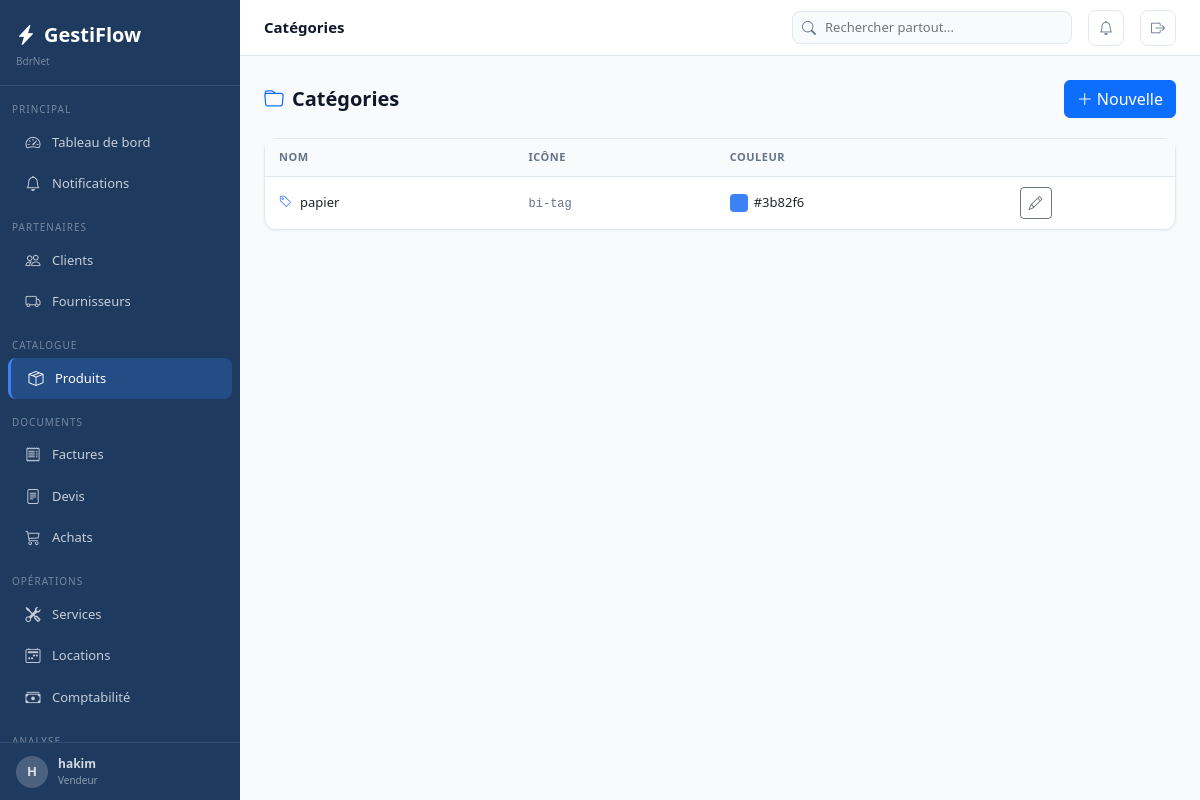
Screenshot of /produits/categories/ (signed in) with the database file from the repository.
### apps/core/models.py (models this page shows, shortened)
class Parametre(models.Model):
    cle         = models.CharField(max_length=100, unique=True)
    valeur      = models.TextField(blank=True)
    description = models.CharField(max_length=200, blank=True)
    class Meta:
        verbose_name        = "Parametre"
        verbose_name_plural = "Parametres"
    @classmethod
    def get(cls, cle, defaut=''):
        try:
            return cls.objects.get(cle=cle).valeur
        except cls.DoesNotExist:
            return defaut

### apps/authentication/models.py (models this page shows, shortened)
class Utilisateur(AbstractUser):
    class Role(models.TextChoices):
        ADMIN       = 'admin',       'Administrateur'
        MANAGER     = 'manager',     'Manager'
        VENDEUR     = 'vendeur',     'Vendeur'
        TECHNICIEN  = 'technicien',  'Technicien'
        COMPTABLE   = 'comptable',   'Comptable'
        CAISSIER    = 'caissier',    'Caissier'
    role            = models.CharField(max_length=20, choices=Role.choices, default=Role.VENDEUR)
    telephone       = models.CharField(max_length=20, blank=True)
    actif           = models.BooleanField(default=True)
    derniere_activite = models.DateTimeField(null=True, blank=True)
    photo           = models.ImageField(upload_to='utilisateurs/', null=True, blank=True)
    class Meta:
        verbose_name        = "Utilisateur"
        verbose_name_plural = "Utilisateurs"
    @property
    def est_admin(self):
        return self.role == self.Role.ADMIN or self.is_superuser

### apps/produits/models.py (models this page shows, shortened)
class Categorie(TimestampedModel):
    nom     = models.CharField(max_length=100, unique=True)
    icone   = models.CharField(max_length=50, blank=True, default='bi-tag')
    couleur = models.CharField(max_length=7,  blank=True, default='#3b82f6')
    class Meta:
        verbose_name        = "Categorie"
        verbose_name_plural = "Categories"
        ordering            = ['nom']

### apps/produits/views.py (the view)
# urls.py: path('categories/',             views.categories,      name='categories'),
@login_required
def categories(request):
    cats = Categorie.objects.annotate(nb=Q()).order_by('nom')
    return render(request, 'produits/categories.html', {'categories': Categorie.objects.all().order_by('nom')})

### apps/core/context_processors.py (called while the page is built)
def _get_entreprise():
    base = getattr(dj_settings, 'GESTIFLOW', {})
    try:
        from apps.core.models import Parametre
        return {
            'NOM_ENTREPRISE': Parametre.get('NOM_ENTREPRISE', base.get('NOM_ENTREPRISE', 'Mon Entreprise')),
            'ADRESSE':   Parametre.get('ADRESSE',   base.get('ADRESSE',   '')),
            'TELEPHONE': Parametre.get('TELEPHONE', base.get('TELEPHONE', '')),
            'EMAIL':     Parametre.get('EMAIL',     base.get('EMAIL',     '')),
            'DEVISE':    Parametre.get('DEVISE',    base.get('DEVISE',    'DA')),
            'TVA_DEFAUT':Parametre.get('TVA_DEFAUT',base.get('TVA_DEFAUT','19')),
            'LOGO':      Parametre.get('LOGO',      ''),
        }
    except Exception:
        return base

def global_context(request):
    ctx = {'ENTREPRISE': _get_entreprise(), 'APP_VERSION': '1.0.0'}
    if request.user.is_authenticated:
        try:
            from apps.core.notifications import get_notification_count
            ctx['notifications_count'] = get_notification_count(request.user)
        except Exception:
            ctx['notifications_count'] = 0
        try:
            from apps.produits.models import Produit
            from django.db.models import F
            ctx['alertes_stock_count'] = Produit.objects.filter(
                quantite_stock__lte=F('seuil_alerte'), actif=True, supprime=False
            ).count()
        except Exception:
            ctx['alertes_stock_count'] = 0
    return ctx

### apps/core/models.py (called while the page is built)
    def get_queryset(self):
        return super().get_queryset().filter(supprime=False)

### apps/core/notifications.py (called while the page is built, shortened)
def get_all_notifications(user):
    today = timezone.now().date()
    notifs = {
        'factures_en_retard': [],
        'devis_expirant': [],
        'stock_bas': [],
        'locations_retard': [],
        'services_retard': [],
    }
    try:
        from apps.ventes.models import Facture
    except Exception: pass
    try:
        from apps.devis.models import Devis
    except Exception: pass
    try:
        from apps.produits.models import Produit
        from django.db.models import F
    except Exception: pass
    return notifs

def get_notification_count(user):
    notifs = get_all_notifications(user)
    return sum(len(v) for v in notifs.values())

### templates/produits/categories.html (shortened to what this page needs)
{% extends 'base.html' %}
{% block topbar_title %}Catégories{% endblock %}
{% block content %}
<div class="page-header">
  <h1 class="page-title"><i class="bi bi-folder me-2 text-primary"></i>Catégories</h1>
  <a href="{% url 'produits:categorie_create' %}" class="btn btn-primary"><i class="bi bi-plus-lg me-1"></i>Nouvelle</a>
</div>
<div class="card"><div style="overflow-x:auto;"><table class="table-modern">
  <thead><tr><th>Nom</th><th>Icône</th><th>Couleur</th><th></th></tr></thead>
  <tbody>{% for cat in categories %}<tr>
    <td style="font-weight:500;"><i class="bi {{ cat.icone }} me-2" style="color:{{ cat.couleur }};"></i>{{ cat.nom }}</td>
    <td><code style="font-size:12px;color:var(--text-secondary);">{{ cat.icone }}</code></td>
    <td><span style="display:inline-block;width:18px;height:18px;border-radius:4px;background:{{ cat.couleur }};vertical-align:middle;margin-right:6px;"></span>{{ cat.couleur }}</td>
    <td><a href="{% url 'produits:categorie_edit' cat.pk %}" class="btn btn-sm btn-outline-secondary btn-icon"><i class="bi bi-pencil"></i></a></td>
  </tr>{% empty %}<tr><td colspan="4" class="text-center py-4" style="color:var(--text-secondary);">Aucune catégorie</td></tr>{% endfor %}</tbody>
</table></div></div>
{% endblock %}

### templates/base.html (shortened to what this page needs)
<!DOCTYPE html>
<html lang="fr">
<head>
<link rel="stylesheet" href="https://cdn.jsdelivr.net/npm/bootstrap@5.3.3/dist/css/bootstrap.min.css">
<link rel="stylesheet" href="https://cdn.jsdelivr.net/npm/bootstrap-icons@1.11.3/font/bootstrap-icons.min.css">
</head>
<body>
{% if user.is_authenticated %}
<nav class="sidebar">
  <div class="sidebar-nav">
    <div class="sidebar-logo">
      <a class="sidebar-logo-text" href="{% url 'dashboard:index' %}"><i class="bi bi-lightning-charge-fill me-2"></i>GestiFlow</a>
      <div style="font-size:10px;color:rgba(255,255,255,.4);margin-top:4px;">{{ ENTREPRISE.NOM_ENTREPRISE }}</div>
    </div>
    <div class="sidebar-section">Principal</div>
    <a href="{% url 'dashboard:index' %}" class="sidebar-item {% if request.resolver_match.app_name == 'dashboard' %}active{% endif %}"><i class="bi bi-speedometer2"></i><span>Tableau de bord</span></a>
    <a href="{% url 'core:notifications' %}" class="sidebar-item"><i class="bi bi-bell" ></i><span>Notifications</span></a>
    <div class="sidebar-section">Partenaires</div>
    <a href="{% url 'clients:liste' %}" class="sidebar-item {% if request.resolver_match.app_name == 'clients' %}active{% endif %}"><i class="bi bi-people"></i><span>Clients</span></a>
    <a href="{% url 'fournisseurs:liste' %}" class="sidebar-item {% if request.resolver_match.app_name == 'fournisseurs' %}active{% endif %}"><i class="bi bi-truck"></i><span>Fournisseurs</span></a>
    <div class="sidebar-section">Catalogue</div>
    <a href="{% url 'produits:liste' %}" class="sidebar-item {% if request.resolver_match.app_name == 'produits' %}active{% endif %}"><i class="bi bi-box-seam"></i><span>Produits</span></a>
    <div class="sidebar-section">Documents</div>
    <a href="{% url 'ventes:liste' %}" class="sidebar-item {% if request.resolver_match.app_name == 'ventes' %}active{% endif %}"><i class="bi bi-receipt"></i><span>Factures</span></a>
    <a href="{% url 'devis:liste' %}" class="sidebar-item {% if request.resolver_match.app_name == 'devis' %}active{% endif %}"><i class="bi bi-file-text"></i><span>Devis</span></a>
    <a href="{% url 'achats:liste' %}" class="sidebar-item {% if request.resolver_match.app_name == 'achats' %}active{% endif %}"><i class="bi bi-cart3"></i><span>Achats</span></a>
    <div class="sidebar-section">Opérations</div>
    <a href="{% url 'services:liste' %}" class="sidebar-item {% if request.resolver_match.app_name == 'services' %}active{% endif %}"><i class="bi bi-tools"></i><span>Services</span></a>
    <a href="{% url 'locations:liste' %}" class="sidebar-item {% if request.resolver_match.app_name == 'locations' %}active{% endif %}"><i class="bi bi-calendar2-week"></i><span>Locations</span></a>
    <a href="{% url 'comptabilite:historique' %}" class="sidebar-item {% if request.resolver_match.app_name == 'comptabilite' %}active{% endif %}"><i class="bi bi-cash-stack"></i><span>Comptabilité</span></a>
    <div class="sidebar-section">Analyse</div>
  </div>
  <div class="sidebar-footer">
    <a href="{% url 'auth:profil' %}" style="display:flex;align-items:center;gap:10px;text-decoration:none;color:rgba(255,255,255,.8);">
      <div style="width:32px;height:32px;border-radius:50%;background:rgba(255,255,255,.2);display:flex;align-items:center;justify-content:center;font-size:13px;font-weight:700;">{{ user.first_name.0|default:user.username.0|upper }}</div>
      <div><div style="font-size:12px;font-weight:600;">{{ user.get_full_name|default:user.username }}</div><div style="font-size:10px;color:rgba(255,255,255,.5);">{{ user.get_role_display }}</div></div>
    </a>
  </div>
</nav>
<div class="main-content">
<div class="topbar">
  <div class="topbar-title">{% block topbar_title %}{% endblock %}</div>
    <div class="topbar-search" style="position:relative;">
      <i class="bi bi-search"></i>
      <input type="text" id="globalSearch" placeholder="Rechercher partout..." autocomplete="off">
    </div>
    <a href="{% url 'core:notifications' %}" class="topbar-btn" title="Notifications">
      <i class="bi bi-bell{% if notifications_count %}-fill{% endif %}" {% if notifications_count %}style="color:#f59e0b"{% endif %}></i>
    </a>
    <a href="{% url 'auth:deconnexion' %}" class="topbar-btn" title="Déconnexion"><i class="bi bi-box-arrow-right"></i></a>
  </div>
  <div class="content-area">
    {% block content %}{% endblock %}
  </div>
</div>
{% endif %}
</body>
</html>

### templates/base.html (style rules this page uses)
:root { --primary:#1e3a5f;--secondary:#2e75b6;--accent:#3b82f6;--success:#10b981;--warning:#f59e0b;--danger:#ef4444;--bg-body:#f8fafc;--bg-card:#ffffff;--border-color:#e2e8f0;--text-primary:#0f172a;--text-secondary:#64748b; }
body { background:var(--bg-body);color:var(--text-primary);font-family:'Segoe UI',Arial,sans-serif;font-size:14px; }
.sidebar { position:fixed;top:0;left:0;width:240px;height:100vh;background:var(--primary);z-index:100;display:flex;flex-direction:column;overflow:hidden; }
.sidebar-nav { flex:1 1 auto;overflow-y:auto;overflow-x:hidden;padding-bottom:8px; }
.sidebar-footer { flex:0 0 auto;padding:12px 16px;border-top:1px solid rgba(255,255,255,.1);background:var(--primary); }
.sidebar-logo { padding:20px 16px 16px;border-bottom:1px solid rgba(255,255,255,0.1);margin-bottom:8px; }
.sidebar-logo-text { color:#fff;font-size:20px;font-weight:700;text-decoration:none; }
.sidebar-section { padding:8px 12px 4px;font-size:10px;color:rgba(255,255,255,.4);text-transform:uppercase;letter-spacing:1px;margin-top:8px; }
.sidebar-item { display:flex;align-items:center;gap:10px;padding:9px 16px;color:rgba(255,255,255,.75);text-decoration:none;border-radius:8px;margin:1px 8px;font-size:13px;transition:all .15s; }
.sidebar-item:hover,.sidebar-item.active { background:rgba(59,130,246,.25);color:#fff; }
.sidebar-item.active { border-left:3px solid var(--accent); }
.sidebar-item i { font-size:15px;width:18px;text-align:center; }
.main-content { margin-left:240px;min-height:100vh; }
.topbar { background:#fff;border-bottom:1px solid var(--border-color);padding:0 24px;height:56px;display:flex;align-items:center;gap:16px;position:sticky;top:0;z-index:99; }
.topbar-title { font-weight:600;font-size:15px;flex:1; }
.topbar-search { position:relative;display:flex;align-items:center; }
.topbar-search input { border:1px solid var(--border-color);border-radius:8px;padding:6px 12px 6px 32px;font-size:13px;width:280px;background:var(--bg-body); }
.topbar-search i { position:absolute;left:10px;color:var(--text-secondary);font-size:14px; }
.topbar-btn { width:36px;height:36px;border-radius:8px;display:flex;align-items:center;justify-content:center;color:var(--text-secondary);text-decoration:none;border:1px solid var(--border-color);background:#fff;position:relative;cursor:pointer; }
.content-area { padding:24px; }
.page-header { display:flex;align-items:center;justify-content:space-between;flex-wrap:wrap;gap:12px;margin-bottom:20px; }
.page-title { font-size:20px;font-weight:700;margin:0; }
.card { background:#fff;border-radius:12px;border:1px solid var(--border-color);box-shadow:0 1px 3px rgba(0,0,0,.05); }
.table-modern { width:100%;border-collapse:collapse; }
.table-modern thead tr { background:var(--bg-body); }
.table-modern th { padding:10px 14px;font-size:11px;font-weight:600;color:var(--text-secondary);text-transform:uppercase;letter-spacing:.5px;border-bottom:1px solid var(--border-color); }
.table-modern td { padding:10px 14px;border-bottom:1px solid var(--border-color);font-size:13px;vertical-align:middle; }
.table-modern tbody tr:last-child td { border-bottom:none; }
.btn-icon { width:32px;height:32px;padding:0;display:inline-flex;align-items:center;justify-content:center; }

### rows the page displays
Parametre: NOM_ENTREPRISE "BdrNet"
Utilisateur: first_name.0 "H", get_full_name "hakim", role "Vendeur"
Categorie: nom "papier", icone "bi-tag", couleur "#3b82f6"
